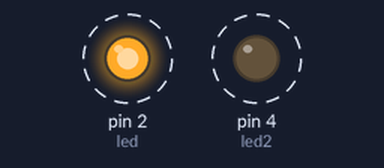
A sketch run on a simulated Arduino Uno, built with avr-gcc and run on an emulated ATmega328P. On the bench: output pins drawn as LEDs (lit = HIGH). Dashed ring = blinking.

Above: at 0.03 s.
Timing chart, 0 to 3.0 s (numbered marks = the images above):
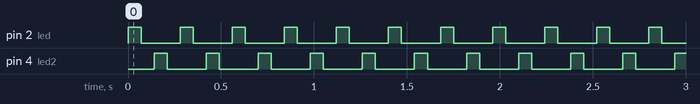

Measured:
- by itself, pin 2 (led), pin 4 (led2): alternates HIGH for 0.07 s and LOW for 0.21 s

The sketch:

toggle_led.ino
```cpp
const int led=2;
const int led2=4;
void setup() {
  pinMode(led, OUTPUT);
  pinMode(led2, OUTPUT);
}

// The loop function runs over and over again forever
void loop() {
  digitalWrite(led, HIGH);
  delay(70);
  digitalWrite(led, LOW);
  delay(70);
  digitalWrite(led2, HIGH);
  delay(70);
  digitalWrite(led2, LOW);
  delay(70);
}
```
